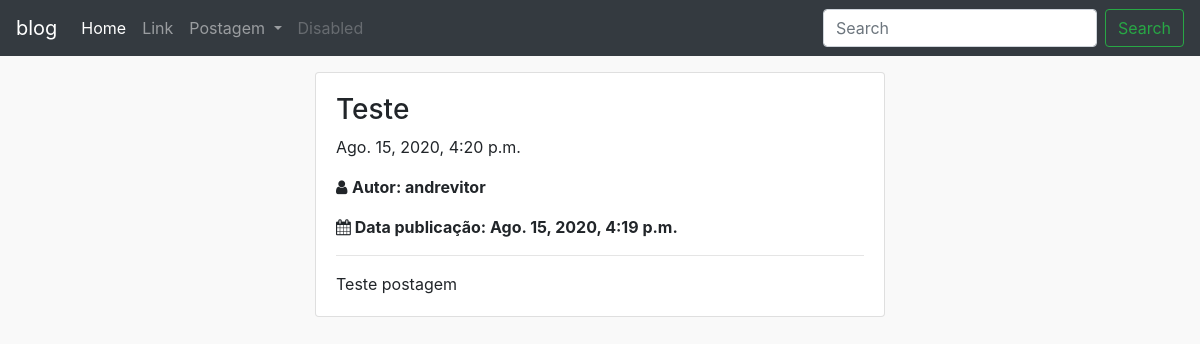
Screenshot of /post/3/ with the database file from the repository.
### blog/models.py (models this page shows, shortened)
class Postagem(models.Model):
	titulo = models.CharField(max_length=200)
	texto = models.TextField()
	autor = models.ForeignKey(settings.AUTH_USER_MODEL, on_delete=models.CASCADE)
	data_criacao = models.DateTimeField(default=timezone.now)
	data_publicacao = models.DateTimeField(blank=True, null=True)

### blog/views.py (the view)
# urls.py: path('post/<int:pk>/', views.detalhe_post, name="detalhe_post"),
def detalhe_post(request, pk):
	postagem = Postagem.objects.get(pk=pk)
	return render(request, 'detalhe_postagem.html', {'postagem': postagem})

### blog/templates/detalhe_postagem.html
{% extends 'base.html' %}
{% block content %}
<div class="container-fluid">
	<div class="row">
		<div class="col-3">
		</div>
		<div class="col-6">
		<div class="card mt-3">
  		<div class="card-body">
  			<h3>{{ postagem.titulo }}</h3>
  			<p>{{postagem.data_criacao}}</p>
  			<p><i class="fa fa-user"></i> <b>Autor: {{postagem.autor.username}}</b></p>
  			{%if postagem.data_publicacao %}
  			<p><b><i class="fa fa-calendar"></i> Data publicação: {{postagem.data_publicacao}} </b></p>
  			{% endif %}
    		<hr>
    		<p class="card-text">{{ postagem.texto|linebreaksbr }}</p>
 		</div>
		</div>
		</div>
		<div class="col-3">
		</div>
	</div>
</div>
{% endblock %}

### rows the page displays
Postagem: titulo "Teste", data_criacao "Ago. 15, 2020, 4:20 p.m.", autor.username "andrevitor", data_publicacao "Ago. 15, 2020, 4:19 p.m.", texto "Teste postagem"
